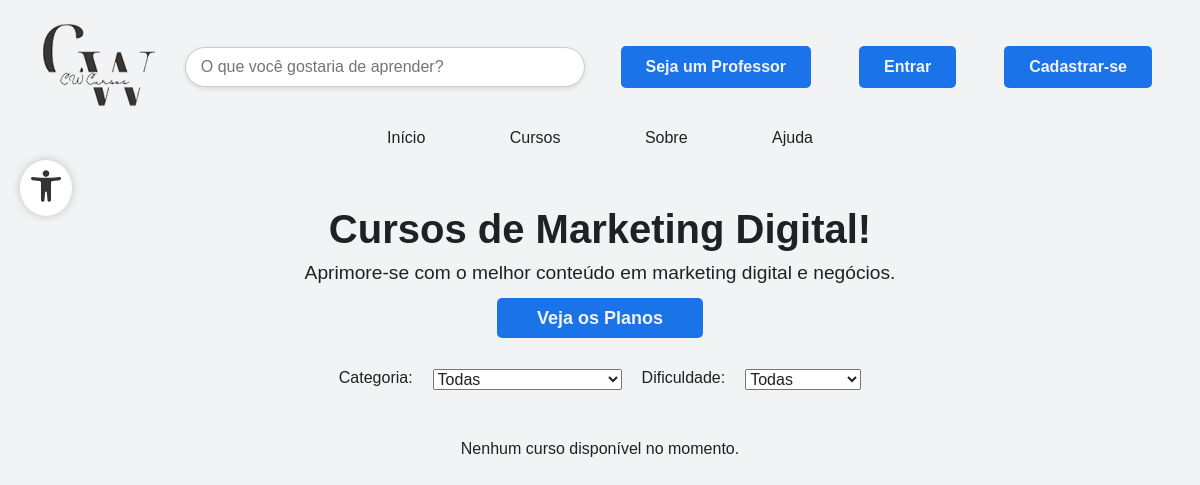
The page /TelaInicial/cursos.php on the database as committed earlier.
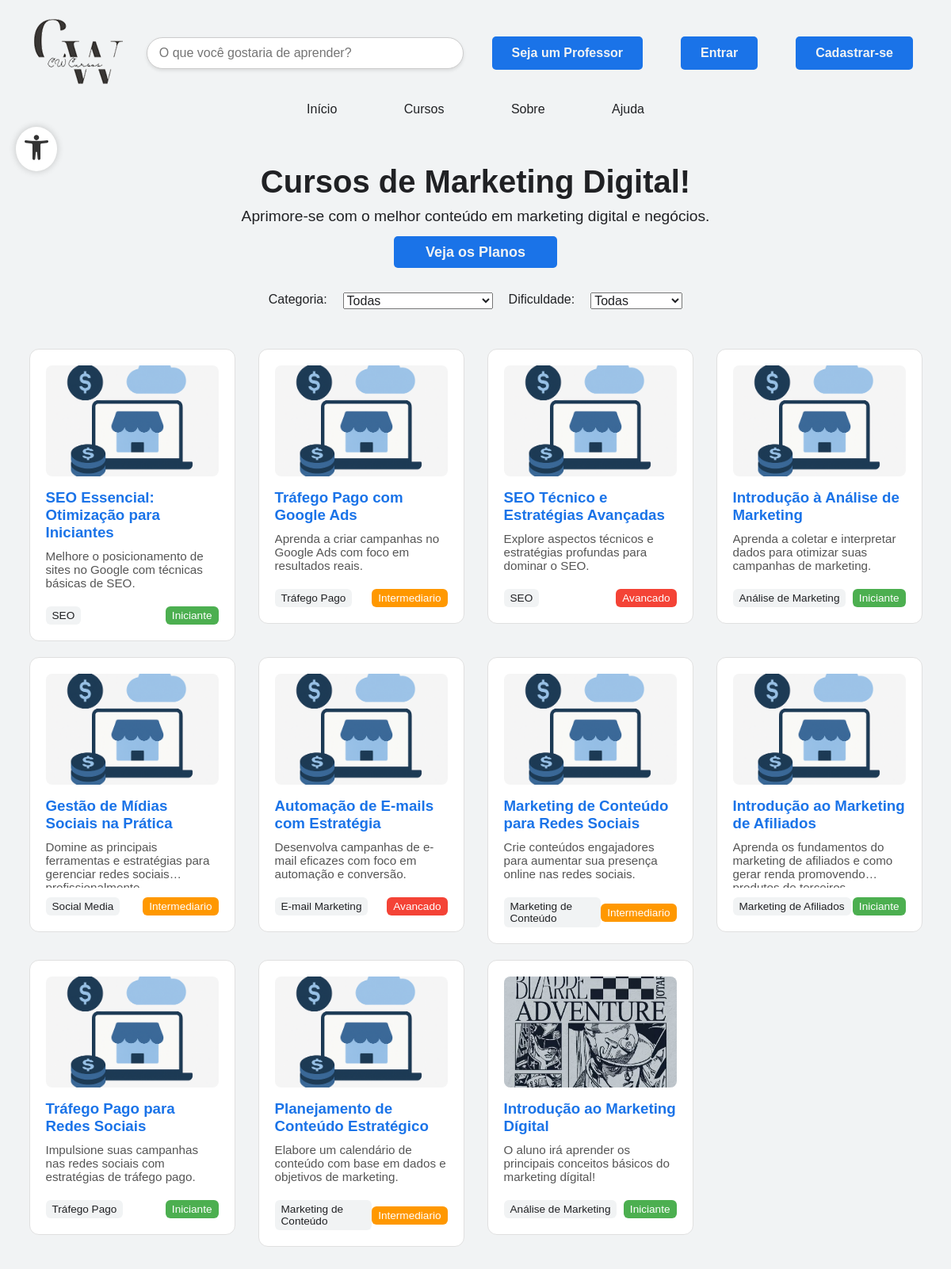
The same page on the database as committed later.
### tables this page shows
CREATE TABLE IF NOT EXISTS `cursos` (
  `id` int NOT NULL AUTO_INCREMENT,
  `nome` varchar(255) NOT NULL,
  `categoria` enum('Marketing de Afiliados','Marketing de Conteúdo','E-mail Marketing','Social Media','Análise de Marketing','SEO','Tráfego Pago') NOT NULL,
  `descricao` text NOT NULL,
  `imagem` varchar(255) DEFAULT NULL,
  `dificuldade` enum('iniciante','intermediario','avancado') NOT NULL,
  `criado_por_id` int NOT NULL,
  `tipo_criador` enum('administrador','professor') NOT NULL,
  `data_criacao` datetime DEFAULT CURRENT_TIMESTAMP,
  PRIMARY KEY (`id`)
);

### TelaInicial/cursos.php (the view, shortened to what this page needs)
<?php
include '../funcoes/conexao.php';
?>
<!DOCTYPE html>
<html lang="pt-BR">
<head>
    <link rel="stylesheet" href="css/cursos.css">
    <link rel="stylesheet" href="partials/style.css">
</head>
<body>
    <div class="header-main">
        <?php include 'partials/header.php'; ?>
    </div>
    <main>
        <div class="container">
            <div class="content-main">
                <section class="planos-text">
                    <h1>Cursos de Marketing Digital!</h1>
                    <p>Aprimore-se com o melhor conteúdo em marketing digital e negócios.</p>
                    <a href="planos.php" class="planos-btn">Veja os Planos</a>
                </section>
                <section class="filtros-cursos">
                    <label for="filtroCategoria">Categoria:</label>
                    <select id="filtroCategoria">
                        <option value="todas">Todas</option>
                    </select>
                    <label for="filtroDificuldade">Dificuldade:</label>
                    <select id="filtroDificuldade">
                        <option value="todas">Todas</option>
                    </select>
                </section>
                <section class="courses">
                    <?php
                    $sql = "SELECT * FROM cursos";
                    $result = $conexao->query($sql);
                    if ($result->num_rows > 0) {
                        while ($curso = $result->fetch_assoc()) {
                            echo "<a href='detalhes_curso.php?curso_id=" . $curso['id'] . "' class='course-card-link'>";
                            $categoriaClasse = 'categoria-' . preg_replace('/[^a-z0-9]+/i', '', strtolower(str_replace([' ', 'á', 'ã', 'é', 'ê', 'í', 'ó', 'ô', 'ú', 'ç'], ['', 'a', 'a', 'e', 'e', 'i', 'o', 'o', 'u', 'c'], $curso['categoria'])));
                            $dificuldadeClasse = 'dificuldade-' . strtolower($curso['dificuldade']);
                            echo "<div class='course-card $categoriaClasse $dificuldadeClasse'>";
                            if (!empty($curso['imagem'])) {
                                echo "<img src='../" . htmlspecialchars($curso['imagem']) . "' alt='Imagem do curso' class='course-img'>";
                            }
                            echo "<h3>" . htmlspecialchars($curso['nome']) . "</h3>";
                            echo "<p class='course-desc'>" . htmlspecialchars($curso['descricao']) . "</p>";
                            echo "<div class='course-meta'>";
                            echo "<span class='categoria'>" . htmlspecialchars($curso['categoria']) . "</span>";
                            $dificuldade = htmlspecialchars($curso['dificuldade']);
                            echo "<span class='dificuldade $dificuldade'>" . ucfirst($dificuldade) . "</span>";
                            echo "</div>";
                            echo "</div>";
                            echo "</a>";
                        }
                    } else {
                        echo "<p>Nenhum curso disponível no momento.</p>";
                    }
                    ?>
                </section>
            </div>
        </div>
    </main>
</body>
</html>

### TelaInicial/partials/header.php (shortened to what this page needs)
<header class="navbar">
    <div class="nav-header">
        <div class="logo"><a href="index.php">
                <img src="../images/logocwpreto_transparente.png" alt="Logo da CW Cursos" />
            </a></div>
        <div class="search-bar">
            <input type="text" id="searchInput" placeholder="O que você gostaria de aprender?" autocomplete="off" />
        </div>
        <nav class="nav-botoes">
            <?php if (isset($_SESSION['id'])): ?>
                <?php if ($_SESSION['tipo'] === 'aluno'): ?>
                    <div class="btn-area">
                        <a href="../aluno/areadoaluno.php" class="planos-btn">Área do Aluno</a>
                    </div>
                <?php elseif ($_SESSION['tipo'] === 'professor'): ?>
                    <div class="btn-area">
                        <a href="../professor/index.php" class="planos-btn">Área do Professor</a>
                    </div>
                <?php elseif ($_SESSION['tipo'] === 'administrador'): ?>
                    <div class="btn-area">
                        <a href="../adm/index.php" class="planos-btn">Área do Administrador</a>
                    </div>
                <?php endif; ?>
                <div class="btn-alunos">
                    <div id="perfilAlunoBtn" class="perfil-aluno-btn">
                        <svg xmlns="http://www.w3.org/2000/svg" width="32" height="32" fill="#333" viewBox="0 0 24 24">
                            <path d="M12 12c2.7 0 5-2.3 5-5s-2.3-5-5-5-5 2.3-5 5 2.3 5 5 5zm0 2c-3.3 0-10 1.7-10 5v3h20v-3c0-3.3-6.7-5-10-5z" />
                        </svg>
                    </div>
                    <div id="perfilAlunoOpcoes" class="perfil-opcoes">
                        <a href="../<?= $_SESSION['tipo'] ?>/profile.php">Meu Perfil</a>
                        <?php if ($_SESSION['tipo'] === 'aluno'): ?>
                            <a href="../aluno/meuplano.php">Meu Plano</a>
                        <?php endif; ?>
                        <a href="../funcoes/sessoes/logout.php">Sair</a>
                    </div>
                </div>
            <?php else: ?>
                <a href="../cadastro_login/professor/signin.php" class="planos-btn">Seja um Professor</a>
                <a href="../cadastro_login/usuario/signin.php" class="planos-btn">Entrar</a>
                <a href="../cadastro_login/usuario/signup.php" class="planos-btn">Cadastrar-se</a>
            <?php endif; ?>
        </nav>
    </div>
    <div class="nav-main">
        <nav class="menu-desktop">
            <div class="menu-container">
                <div class="menu-items" id="menuItems">
                    <div class="main-container">
                        <div class="main-content">
                            <a href="index.php"> Início </a>
                        </div>
                    </div>
                    <div class="main-container">
                        <div class="main-content">
                            <a href="cursos.php">Cursos</a>
                        </div>
                    </div>
                    <div class="main-container">
                        <div class="main-content">
                            <a href="sobre.php">Sobre</a>
                        </div>
                    </div>
                    <div class="main-container">
                        <div class="main-content">
                            <a href="ajuda.php">Ajuda</a>
                        </div>
                    </div>
                </div>
            </div>
        </nav>
    </div>
</header>
<?php include '../funcoes/usuario/acessibilidade.php'; ?>

### funcoes/usuario/acessibilidade.php (shortened to what this page needs)
<div id="btnAcessibilidade" class="icone-acessibilidade" title="Acessibilidade">
</div>

### TelaInicial/css/cursos.css (style rules this page uses)
:root { --azul: #1A73E8; --cinza-claro: #F1F3F4; --cinza-escuro: #202124; --amarelo: #FFB400; }
.content-main { display: flex; flex-direction: column; align-items: center; }
.planos-text { text-align: center; margin: 60px 0 40px 0; max-width: 700px; }
.planos-text h1 { font-size: 2.5em; margin-bottom: 10px; }
.planos-text p { font-size: 1.2em; color: var(--cinza-escuro); margin-bottom: 1.5rem; }
.planos-text a { text-decoration: none; padding: 10px 40px; font-size: 18px; font-weight: 600; background-color: var(--azul); color: var(--cinza-claro); border: 0; cursor: pointer; transition: transform 0.3s ease, box-shadow 0.3s ease; }
.courses { display: grid; grid-template-columns: repeat(auto-fit, minmax(240px, 1fr)); gap: 20px; width: 100%; max-width: 1200px; padding: 20px 0; justify-items: center; }
.course-card { background-color: #ffffff; color: #202124; padding: 20px; border: 1px solid #e0e0e0; border-radius: 12px; max-width: 260px; text-align: left; transition: transform 0.3s ease, box-shadow 0.3s ease; }
.course-card-link { text-decoration: none; color: inherit; display: block; }
.course-card h3 { color: var(--azul); font-weight: 600; margin-bottom: 10px; }
.course-img { width: 100%; height: 140px; object-fit: cover; border-radius: 8px; margin-bottom: 12px; }
.course-desc { font-size: 0.95em; color: #555; margin-bottom: 12px; min-height: 60px; display: -webkit-box; -webkit-line-clamp: 3; line-clamp: 3; -webkit-box-orient: vertical; overflow: hidden; }
.course-meta { display: flex; justify-content: space-between; align-items: center; font-size: 0.85em; margin-top: 10px; }
.categoria { background-color: var(--cinza-claro); color: var(--cinza-escuro); padding: 4px 8px; border-radius: 6px; font-weight: 500; }
.dificuldade { padding: 4px 8px; border-radius: 6px; color: white; font-weight: 500; text-transform: capitalize; }
.dificuldade.iniciante { background-color: #4CAF50; }
.dificuldade.intermediario { background-color: #FF9800; }
.dificuldade.avancado { background-color: #F44336; }
.filtros-cursos { display: flex; flex-wrap: wrap; justify-content: center; gap: 20px; margin-bottom: 30px; }
.filtros-cursos label, .filtros-cursos select { font-size: 1em; color: var(--cinza-escuro); }

### TelaInicial/partials/style.css (style rules this page uses)
* { margin: 0; padding: 0; box-sizing: border-box; }
:root { --azul: #1A73E8; --cinza-claro: #F1F3F4; --cinza-escuro: #202124; --amarelo: #FFB400; }
html, body { height: 100%; margin: 0; display: flex; flex-direction: column; }
body { font-family: Arial, sans-serif; color: var(--cinza-escuro); background-color: var(--cinza-claro); }
.icone-acessibilidade { position: fixed; top: 10rem; left: 20px; z-index: 9999; background-color: white; border-radius: 50%; padding: 10px; box-shadow: 0 0 10px rgba(0, 0, 0, 0.2); cursor: pointer; }
p, h1, h2, h3 { color: var(--cinza-escuro); }
.container { width: 100%; padding: 0px; margin-bottom: 5rem; }
.header-main { padding: 0 2rem; }
main { padding: 0 2rem; flex: 1; }
.navbar { width: 100%; display: flex; flex-direction: column; padding: 0px 0; gap: 10px; }
.nav-header { display: flex; justify-content: space-between; align-items: center; justify-content: space-between; margin-top: 15px; }
.nav-botoes { display: flex; align-items: center; gap: 1rem; min-height: 70px; }
.menu-desktop { display: flex; justify-content: center; align-items: flex-start; height: 100%; }
.menu-container { display: flex; flex-direction: column; align-items: center; height: 100%; }
.menu-items { list-style-type: none; }
.main-container { display: inline-block; padding: 0 40px; }
.search-bar { display: flex; flex-direction: column; position: relative; width: 100%; max-width: 400px; margin: 0 auto; }
.search-bar input { padding: 10px 15px; font-size: 1rem; border-radius: 20px; border: 1px solid #ccc; background-color: #fff; transition: 0.3s ease; box-shadow: 0 2px 4px rgba(0, 0, 0, 0.1); outline: none; }
header { padding: 40px 4%; }
header a { color: var(--cinza-claro); text-decoration: none; display: inline-block; transition: 0.2s; }
.planos-btn { padding: 12px 25px; background-color: var(--azul); border: none; border-radius: 5px; cursor: pointer; font-size: 1em; font-weight: bold; margin-right: 1rem; margin-left: 1rem; }
.main-content a { color: var(--cinza-escuro); }

Rows that differ between the two databases and show on the page:
added cursos: imagem (placeholder picture), nome "SEO Essencial: Otimização para Iniciantes", descricao "Melhore o posicionamento de sites no Google com técnicas básicas de SEO.", categoria "SEO", dificuldade "Iniciante"
added cursos: imagem (placeholder picture), nome "Tráfego Pago com Google Ads", descricao "Aprenda a criar campanhas no Google Ads com foco em resultados reais.", categoria "Tráfego Pago", dificuldade "Intermediario"
added cursos: imagem (placeholder picture), nome "SEO Técnico e Estratégias Avançadas", descricao "Explore aspectos técnicos e estratégias profundas para dominar o SEO.", categoria "SEO", dificuldade "Avancado"
added cursos: imagem (placeholder picture), nome "Introdução à Análise de Marketing", descricao "Aprenda a coletar e interpretar dados para otimizar suas campanhas de marketing.", categoria "Análise de Marketing", dificuldade "Iniciante"
added cursos: imagem (placeholder picture), nome "Gestão de Mídias Sociais na Prática", descricao "Domine as principais ferramentas e estratégias para gerenciar redes…", categoria "Social Media", dificuldade "Intermediario"
added cursos: imagem (placeholder picture), nome "Automação de E-mails com Estratégia", descricao "Desenvolva campanhas de e-mail eficazes com foco em automação e conversão.", categoria "E-mail Marketing", dificuldade "Avancado"
added cursos: imagem (placeholder picture), nome "Marketing de Conteúdo para Redes Sociais", descricao "Crie conteúdos engajadores para aumentar sua presença online nas redes sociais.", categoria "Marketing de Conteúdo", dificuldade "Intermediario"
added cursos: imagem (placeholder picture), nome "Introdução ao Marketing de Afiliados", descricao "Aprenda os fundamentos do marketing de afiliados e como gerar renda…", categoria "Marketing de Afiliados", dificuldade "Iniciante"
added cursos: imagem (placeholder picture), nome "Tráfego Pago para Redes Sociais", descricao "Impulsione suas campanhas nas redes sociais com estratégias de tráfego pago.", categoria "Tráfego Pago", dificuldade "Iniciante"
added cursos: imagem (placeholder picture), nome "Planejamento de Conteúdo Estratégico", descricao "Elabore um calendário de conteúdo com base em dados e objetivos de marketing.", categoria "Marketing de Conteúdo", dificuldade "Intermediario"
added cursos: imagem (picture), nome "Introdução ao Marketing Dígital", descricao "O aluno irá aprender os principais conceitos básicos do marketing dígital!", categoria "Análise de Marketing", dificuldade "Iniciante"
Other text that changed with them:
text no longer shown: "Nenhum curso disponível no momento."
